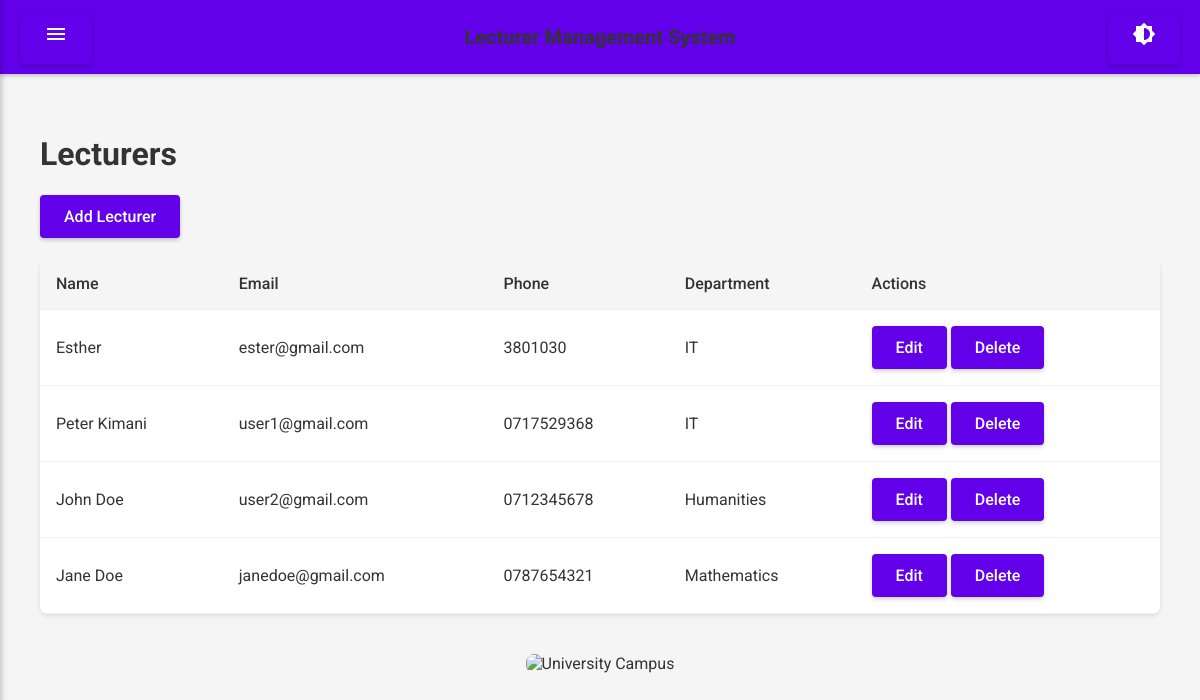
/lecturers (signed in), run on the app's committed database.
### app.py (models this page shows)
class Lecturer(db.Model):
    id = db.Column(db.Integer, primary_key=True)
    user_id = db.Column(db.Integer, db.ForeignKey('user.id'), nullable=False)
    department_id = db.Column(db.Integer, db.ForeignKey('department.id'), nullable=False)
    name = db.Column(db.String(150), nullable=False)
    email = db.Column(db.String(150), unique=True, nullable=False)
    phone = db.Column(db.String(20))
    courses = db.relationship('Course', backref='lecturer', lazy=True)
    leaves = db.relationship('Leave', backref='lecturer', lazy=True)

class Department(db.Model):
    id = db.Column(db.Integer, primary_key=True)
    name = db.Column(db.String(150), unique=True, nullable=False)
    description = db.Column(db.Text)
    lecturers = db.relationship('Lecturer', backref='department', lazy=True)
    students = db.relationship('Student', backref='department', lazy=True)
    courses = db.relationship('Course', backref='department', lazy=True)

### app.py (the view)
@app.route('/lecturers')
@login_required
def lecturers():
    lecturers = Lecturer.query.all()
    return render_template('lecturers.html', lecturers=lecturers)

### app.py (called while the page is built)
@login_manager.user_loader
def load_user(user_id):
    return User.query.get(int(user_id))

### templates/lecturers.html (shortened to what this page needs)
{% extends "base.html" %}
{% block content %}
<h1>Lecturers</h1>
<a href="{{ url_for('add_lecturer') }}" class="btn">Add Lecturer</a>
<table>
    <thead>
        <tr>
            <th>Name</th>
            <th>Email</th>
            <th>Phone</th>
            <th>Department</th>
            <th>Actions</th>
        </tr>
    </thead>
    <tbody>
        {% for lecturer in lecturers %}
            <tr>
                <td>{{ lecturer.name }}</td>
                <td>{{ lecturer.email }}</td>
                <td>{{ lecturer.phone }}</td>
                <td>{{ lecturer.department.name }}</td>
                <td>
                    <a href="#" class="btn">Edit</a>
                    <a href="#" class="btn">Delete</a>
                </td>
            </tr>
        {% endfor %}
    </tbody>
</table>
{% endblock %}

### static/css/style.css (style rules this page uses)
body { font-family: 'Roboto', sans-serif; margin: 0; padding: 0; background-color: #f5f5f5; color: #333; transition: background-color 0.3s, color 0.3s; }
h1, h2 { color: #333; }
button, .btn { background-color: #6200ea; color: white; padding: 12px 24px; border: none; border-radius: 4px; cursor: pointer; text-decoration: none; display: inline-block; font-weight: 500; elevation: 2px; box-shadow: 0 2px 4px rgba(0,0,0,0.2); transition: box-shadow 0.3s; }
table { width: 100%; border-collapse: collapse; margin-top: 20px; background-color: white; border-radius: 8px; overflow: hidden; box-shadow: 0 2px 4px rgba(0,0,0,0.1); }
th, td { padding: 16px; text-align: left; border-bottom: 1px solid #eee; }
th { background-color: #f5f5f5; font-weight: 500; }

### data on the page
Lecturer: name "Esther", email "ester@gmail.com", phone "3801030", department.name "IT"
Lecturer: name "Peter Kimani", email "user1@gmail.com", phone "0717529368", department.name "IT"
Lecturer: name "John Doe", email "user2@gmail.com", phone "0712345678", department.name "Humanities"
Lecturer: name "Jane Doe", email "janedoe@gmail.com", phone "0787654321", department.name "Mathematics"
